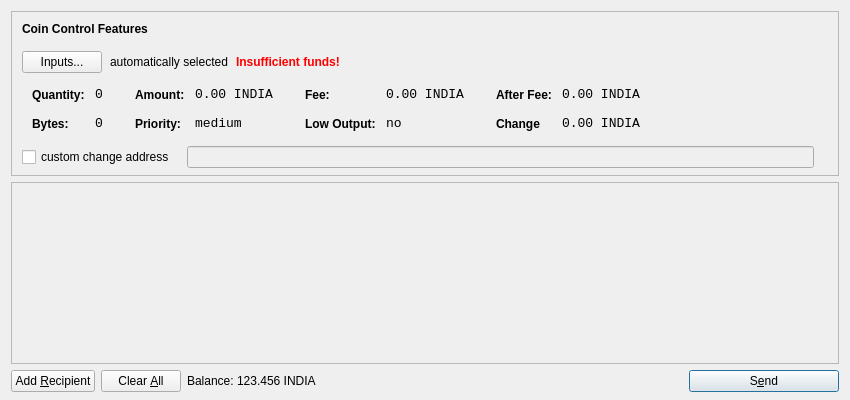
<?xml version="1.0" encoding="UTF-8"?>
<ui version="4.0">
 <class>SendCoinsDialog</class>
 <widget class="QDialog" name="SendCoinsDialog">
  <property name="geometry">
   <rect>
    <x>0</x>
    <y>0</y>
    <width>850</width>
    <height>400</height>
   </rect>
  </property>
  <property name="windowTitle">
   <string>Send Coins</string>
  </property>
  <layout class="QVBoxLayout" name="verticalLayout" stretch="0,1,0">
   <property name="bottomMargin">
    <number>8</number>
   </property>
   <item>
    <widget class="QFrame" name="frameCoinControl">
     <property name="sizePolicy">
      <sizepolicy hsizetype="Expanding" vsizetype="Expanding">
       <horstretch>0</horstretch>
       <verstretch>0</verstretch>
      </sizepolicy>
     </property>
     <property name="maximumSize">
      <size>
       <width>16777215</width>
       <height>16777215</height>
      </size>
     </property>
     <property name="frameShape">
      <enum>QFrame::StyledPanel</enum>
     </property>
     <property name="frameShadow">
      <enum>QFrame::Sunken</enum>
     </property>
     <layout class="QVBoxLayout" name="verticalLayoutCoinControl2">
      <property name="spacing">
       <number>-1</number>
      </property>
      <property name="leftMargin">
       <number>0</number>
      </property>
      <property name="topMargin">
       <number>0</number>
      </property>
      <property name="rightMargin">
       <number>0</number>
      </property>
      <property name="bottomMargin">
       <number>6</number>
      </property>
      <item>
       <layout class="QVBoxLayout" name="verticalLayoutCoinControl" stretch="0,0,0,0,1">
        <property name="spacing">
         <number>0</number>
        </property>
        <property name="leftMargin">
         <number>10</number>
        </property>
        <property name="topMargin">
         <number>10</number>
        </property>
        <item>
         <layout class="QHBoxLayout" name="horizontalLayoutCoinControl1">
          <property name="bottomMargin">
           <number>15</number>
          </property>
          <item>
           <widget class="QLabel" name="labelCoinControlFeatures">
            <property name="sizePolicy">
             <sizepolicy hsizetype="Preferred" vsizetype="Maximum">
              <horstretch>0</horstretch>
              <verstretch>0</verstretch>
             </sizepolicy>
            </property>
            <property name="font">
             <font>
              <weight>75</weight>
              <bold>true</bold>
             </font>
            </property>
            <property name="styleSheet">
             <string notr="true">font-weight:bold;</string>
            </property>
            <property name="text">
             <string>Coin Control Features</string>
            </property>
           </widget>
          </item>
         </layout>
        </item>
        <item>
         <layout class="QHBoxLayout" name="horizontalLayoutCoinControl2" stretch="0,0,0,0">
          <property name="spacing">
           <number>8</number>
          </property>
          <property name="bottomMargin">
           <number>10</number>
          </property>
          <item>
           <widget class="QPushButton" name="pushButtonCoinControl">
            <property name="styleSheet">
             <string notr="true"/>
            </property>
            <property name="text">
             <string>Inputs...</string>
            </property>
           </widget>
          </item>
          <item>
           <widget class="QLabel" name="labelCoinControlAutomaticallySelected">
            <property name="text">
             <string>automatically selected</string>
            </property>
            <property name="margin">
             <number>5</number>
            </property>
           </widget>
          </item>
          <item>
           <widget class="QLabel" name="labelCoinControlInsuffFunds">
            <property name="font">
             <font>
              <weight>75</weight>
              <bold>true</bold>
             </font>
            </property>
            <property name="styleSheet">
             <string notr="true">color:red;font-weight:bold;</string>
            </property>
            <property name="text">
             <string>Insufficient funds!</string>
            </property>
            <property name="margin">
             <number>5</number>
            </property>
           </widget>
          </item>
          <item>
           <spacer name="horizontalSpacerCoinControl">
            <property name="orientation">
             <enum>Qt::Horizontal</enum>
            </property>
            <property name="sizeHint" stdset="0">
             <size>
              <width>40</width>
              <height>1</height>
             </size>
            </property>
           </spacer>
          </item>
         </layout>
        </item>
        <item>
         <widget class="QWidget" name="widgetCoinControl" native="true">
          <property name="sizePolicy">
           <sizepolicy hsizetype="Preferred" vsizetype="Preferred">
            <horstretch>0</horstretch>
            <verstretch>0</verstretch>
           </sizepolicy>
          </property>
          <property name="minimumSize">
           <size>
            <width>0</width>
            <height>0</height>
           </size>
          </property>
          <property name="styleSheet">
           <string notr="true"/>
          </property>
          <layout class="QHBoxLayout" name="horizontalLayoutCoinControl5">
           <property name="margin">
            <number>0</number>
           </property>
           <item>
            <layout class="QHBoxLayout" name="horizontalLayoutCoinControl3" stretch="0,0,0,1">
             <property name="spacing">
              <number>20</number>
             </property>
             <property name="topMargin">
              <number>0</number>
             </property>
             <property name="bottomMargin">
              <number>10</number>
             </property>
             <item>
              <layout class="QFormLayout" name="formLayoutCoinControl1">
               <property name="horizontalSpacing">
                <number>10</number>
               </property>
               <property name="verticalSpacing">
                <number>14</number>
               </property>
               <property name="leftMargin">
                <number>10</number>
               </property>
               <property name="topMargin">
                <number>4</number>
               </property>
               <property name="rightMargin">
                <number>6</number>
               </property>
               <item row="0" column="0">
                <widget class="QLabel" name="labelCoinControlQuantityText">
                 <property name="styleSheet">
                  <string notr="true">font-weight:bold;</string>
                 </property>
                 <property name="text">
                  <string>Quantity:</string>
                 </property>
                 <property name="margin">
                  <number>0</number>
                 </property>
                </widget>
               </item>
               <item row="0" column="1">
                <widget class="QLabel" name="labelCoinControlQuantity">
                 <property name="font">
                  <font>
                   <family>Monospace</family>
                   <pointsize>10</pointsize>
                  </font>
                 </property>
                 <property name="cursor">
                  <cursorShape>IBeamCursor</cursorShape>
                 </property>
                 <property name="contextMenuPolicy">
                  <enum>Qt::ActionsContextMenu</enum>
                 </property>
                 <property name="text">
                  <string>0</string>
                 </property>
                 <property name="margin">
                  <number>0</number>
                 </property>
                 <property name="textInteractionFlags">
                  <set>Qt::LinksAccessibleByMouse|Qt::TextSelectableByKeyboard|Qt::TextSelectableByMouse</set>
                 </property>
                </widget>
               </item>
               <item row="1" column="0">
                <widget class="QLabel" name="labelCoinControlBytesText">
                 <property name="styleSheet">
                  <string notr="true">font-weight:bold;</string>
                 </property>
                 <property name="text">
                  <string>Bytes:</string>
                 </property>
                </widget>
               </item>
               <item row="1" column="1">
                <widget class="QLabel" name="labelCoinControlBytes">
                 <property name="font">
                  <font>
                   <family>Monospace</family>
                   <pointsize>10</pointsize>
                  </font>
                 </property>
                 <property name="cursor">
                  <cursorShape>IBeamCursor</cursorShape>
                 </property>
                 <property name="contextMenuPolicy">
                  <enum>Qt::ActionsContextMenu</enum>
                 </property>
                 <property name="text">
                  <string>0</string>
                 </property>
                 <property name="textInteractionFlags">
                  <set>Qt::LinksAccessibleByMouse|Qt::TextSelectableByKeyboard|Qt::TextSelectableByMouse</set>
                 </property>
                </widget>
               </item>
              </layout>
             </item>
             <item>
              <layout class="QFormLayout" name="formLayoutCoinControl2">
               <property name="horizontalSpacing">
                <number>10</number>
               </property>
               <property name="verticalSpacing">
                <number>14</number>
               </property>
               <property name="leftMargin">
                <number>6</number>
               </property>
               <property name="topMargin">
                <number>4</number>
               </property>
               <property name="rightMargin">
                <number>6</number>
               </property>
               <item row="0" column="0">
                <widget class="QLabel" name="labelCoinControlAmountText">
                 <property name="styleSheet">
                  <string notr="true">font-weight:bold;</string>
                 </property>
                 <property name="text">
                  <string>Amount:</string>
                 </property>
                 <property name="margin">
                  <number>0</number>
                 </property>
                </widget>
               </item>
               <item row="0" column="1">
                <widget class="QLabel" name="labelCoinControlAmount">
                 <property name="font">
                  <font>
                   <family>Monospace</family>
                   <pointsize>10</pointsize>
                  </font>
                 </property>
                 <property name="cursor">
                  <cursorShape>IBeamCursor</cursorShape>
                 </property>
                 <property name="contextMenuPolicy">
                  <enum>Qt::ActionsContextMenu</enum>
                 </property>
                 <property name="text">
                  <string>0.00 INDIA</string>
                 </property>
                 <property name="textInteractionFlags">
                  <set>Qt::LinksAccessibleByMouse|Qt::TextSelectableByKeyboard|Qt::TextSelectableByMouse</set>
                 </property>
                </widget>
               </item>
               <item row="1" column="0">
                <widget class="QLabel" name="labelCoinControlPriorityText">
                 <property name="styleSheet">
                  <string notr="true">font-weight:bold;</string>
                 </property>
                 <property name="text">
                  <string>Priority:</string>
                 </property>
                </widget>
               </item>
               <item row="1" column="1">
                <widget class="QLabel" name="labelCoinControlPriority">
                 <property name="font">
                  <font>
                   <family>Monospace</family>
                   <pointsize>10</pointsize>
                  </font>
                 </property>
                 <property name="cursor">
                  <cursorShape>IBeamCursor</cursorShape>
                 </property>
                 <property name="contextMenuPolicy">
                  <enum>Qt::ActionsContextMenu</enum>
                 </property>
                 <property name="text">
                  <string>medium</string>
                 </property>
                 <property name="textInteractionFlags">
                  <set>Qt::LinksAccessibleByMouse|Qt::TextSelectableByKeyboard|Qt::TextSelectableByMouse</set>
                 </property>
                </widget>
               </item>
              </layout>
             </item>
             <item>
              <layout class="QFormLayout" name="formLayoutCoinControl3">
               <property name="horizontalSpacing">
                <number>10</number>
               </property>
               <property name="verticalSpacing">
                <number>14</number>
               </property>
               <property name="leftMargin">
                <number>6</number>
               </property>
               <property name="topMargin">
                <number>4</number>
               </property>
               <property name="rightMargin">
                <number>6</number>
               </property>
               <item row="0" column="0">
                <widget class="QLabel" name="labelCoinControlFeeText">
                 <property name="styleSheet">
                  <string notr="true">font-weight:bold;</string>
                 </property>
                 <property name="text">
                  <string>Fee:</string>
                 </property>
                 <property name="margin">
                  <number>0</number>
                 </property>
                </widget>
               </item>
               <item row="0" column="1">
                <widget class="QLabel" name="labelCoinControlFee">
                 <property name="font">
                  <font>
                   <family>Monospace</family>
                   <pointsize>10</pointsize>
                  </font>
                 </property>
                 <property name="cursor">
                  <cursorShape>IBeamCursor</cursorShape>
                 </property>
                 <property name="contextMenuPolicy">
                  <enum>Qt::ActionsContextMenu</enum>
                 </property>
                 <property name="text">
                  <string>0.00 INDIA</string>
                 </property>
                 <property name="textInteractionFlags">
                  <set>Qt::LinksAccessibleByMouse|Qt::TextSelectableByKeyboard|Qt::TextSelectableByMouse</set>
                 </property>
                </widget>
               </item>
               <item row="1" column="0">
                <widget class="QLabel" name="labelCoinControlLowOutputText">
                 <property name="styleSheet">
                  <string notr="true">font-weight:bold;</string>
                 </property>
                 <property name="text">
                  <string>Low Output:</string>
                 </property>
                </widget>
               </item>
               <item row="1" column="1">
                <widget class="QLabel" name="labelCoinControlLowOutput">
                 <property name="font">
                  <font>
                   <family>Monospace</family>
                   <pointsize>10</pointsize>
                  </font>
                 </property>
                 <property name="cursor">
                  <cursorShape>IBeamCursor</cursorShape>
                 </property>
                 <property name="contextMenuPolicy">
                  <enum>Qt::ActionsContextMenu</enum>
                 </property>
                 <property name="text">
                  <string>no</string>
                 </property>
                 <property name="textInteractionFlags">
                  <set>Qt::LinksAccessibleByMouse|Qt::TextSelectableByKeyboard|Qt::TextSelectableByMouse</set>
                 </property>
                </widget>
               </item>
              </layout>
             </item>
             <item>
              <layout class="QFormLayout" name="formLayoutCoinControl4">
               <property name="horizontalSpacing">
                <number>10</number>
               </property>
               <property name="verticalSpacing">
                <number>14</number>
               </property>
               <property name="leftMargin">
                <number>6</number>
               </property>
               <property name="topMargin">
                <number>4</number>
               </property>
               <property name="rightMargin">
                <number>6</number>
               </property>
               <item row="0" column="0">
                <widget class="QLabel" name="labelCoinControlAfterFeeText">
                 <property name="styleSheet">
                  <string notr="true">font-weight:bold;</string>
                 </property>
                 <property name="text">
                  <string>After Fee:</string>
                 </property>
                 <property name="margin">
                  <number>0</number>
                 </property>
                </widget>
               </item>
               <item row="0" column="1">
                <widget class="QLabel" name="labelCoinControlAfterFee">
                 <property name="font">
                  <font>
                   <family>Monospace</family>
                   <pointsize>10</pointsize>
                  </font>
                 </property>
                 <property name="cursor">
                  <cursorShape>IBeamCursor</cursorShape>
                 </property>
                 <property name="contextMenuPolicy">
                  <enum>Qt::ActionsContextMenu</enum>
                 </property>
                 <property name="text">
                  <string>0.00 INDIA</string>
                 </property>
                 <property name="textInteractionFlags">
                  <set>Qt::LinksAccessibleByMouse|Qt::TextSelectableByKeyboard|Qt::TextSelectableByMouse</set>
                 </property>
                </widget>
               </item>
               <item row="1" column="0">
                <widget class="QLabel" name="labelCoinControlChangeText">
                 <property name="styleSheet">
                  <string notr="true">font-weight:bold;</string>
                 </property>
                 <property name="text">
                  <string>Change</string>
                 </property>
                </widget>
               </item>
               <item row="1" column="1">
                <widget class="QLabel" name="labelCoinControlChange">
                 <property name="font">
                  <font>
                   <family>Monospace</family>
                   <pointsize>10</pointsize>
                  </font>
                 </property>
                 <property name="cursor">
                  <cursorShape>IBeamCursor</cursorShape>
                 </property>
                 <property name="contextMenuPolicy">
                  <enum>Qt::ActionsContextMenu</enum>
                 </property>
                 <property name="text">
                  <string>0.00 INDIA</string>
                 </property>
                 <property name="textInteractionFlags">
                  <set>Qt::LinksAccessibleByMouse|Qt::TextSelectableByKeyboard|Qt::TextSelectableByMouse</set>
                 </property>
                </widget>
               </item>
              </layout>
             </item>
            </layout>
           </item>
          </layout>
         </widget>
        </item>
        <item>
         <layout class="QHBoxLayout" name="horizontalLayoutCoinControl4" stretch="0,0,0">
          <property name="spacing">
           <number>12</number>
          </property>
          <property name="sizeConstraint">
           <enum>QLayout::SetDefaultConstraint</enum>
          </property>
          <property name="topMargin">
           <number>5</number>
          </property>
          <property name="rightMargin">
           <number>5</number>
          </property>
          <item>
           <widget class="QCheckBox" name="checkBoxCoinControlChange">
            <property name="text">
             <string>custom change address</string>
            </property>
           </widget>
          </item>
          <item>
           <widget class="QLineEdit" name="lineEditCoinControlChange">
            <property name="enabled">
             <bool>false</bool>
            </property>
            <property name="sizePolicy">
             <sizepolicy hsizetype="Expanding" vsizetype="Fixed">
              <horstretch>0</horstretch>
              <verstretch>0</verstretch>
             </sizepolicy>
            </property>
           </widget>
          </item>
          <item>
           <widget class="QLabel" name="labelCoinControlChangeLabel">
            <property name="sizePolicy">
             <sizepolicy hsizetype="Preferred" vsizetype="Expanding">
              <horstretch>0</horstretch>
              <verstretch>0</verstretch>
             </sizepolicy>
            </property>
            <property name="minimumSize">
             <size>
              <width>0</width>
              <height>0</height>
             </size>
            </property>
            <property name="text">
             <string/>
            </property>
            <property name="margin">
             <number>3</number>
            </property>
           </widget>
          </item>
         </layout>
        </item>
        <item>
         <spacer name="verticalSpacerCoinControl">
          <property name="orientation">
           <enum>Qt::Vertical</enum>
          </property>
          <property name="sizeHint" stdset="0">
           <size>
            <width>800</width>
            <height>1</height>
           </size>
          </property>
         </spacer>
        </item>
       </layout>
      </item>
     </layout>
    </widget>
   </item>
   <item>
    <widget class="QScrollArea" name="scrollArea">
     <property name="widgetResizable">
      <bool>true</bool>
     </property>
     <widget class="QWidget" name="scrollAreaWidgetContents">
      <property name="geometry">
       <rect>
        <x>0</x>
        <y>0</y>
        <width>830</width>
        <height>165</height>
       </rect>
      </property>
      <layout class="QVBoxLayout" name="verticalLayout_2">
       <property name="margin">
        <number>0</number>
       </property>
       <item>
        <layout class="QVBoxLayout" name="entries">
         <property name="spacing">
          <number>6</number>
         </property>
        </layout>
       </item>
       <item>
        <spacer name="verticalSpacer">
         <property name="orientation">
          <enum>Qt::Vertical</enum>
         </property>
         <property name="sizeHint" stdset="0">
          <size>
           <width>20</width>
           <height>40</height>
          </size>
         </property>
        </spacer>
       </item>
      </layout>
     </widget>
    </widget>
   </item>
   <item>
    <layout class="QHBoxLayout" name="horizontalLayout">
     <item>
      <widget class="QPushButton" name="addButton">
       <property name="toolTip">
        <string>Send to multiple recipients at once</string>
       </property>
       <property name="text">
        <string>Add &amp;Recipient</string>
       </property>
       <property name="icon">
        <iconset resource="../bitcoin.qrc">
         <normaloff>:/icons/add</normaloff>:/icons/add</iconset>
       </property>
       <property name="autoDefault">
        <bool>false</bool>
       </property>
      </widget>
     </item>
     <item>
      <widget class="QPushButton" name="clearButton">
       <property name="sizePolicy">
        <sizepolicy hsizetype="Minimum" vsizetype="Fixed">
         <horstretch>0</horstretch>
         <verstretch>0</verstretch>
        </sizepolicy>
       </property>
       <property name="toolTip">
        <string>Remove all transaction fields</string>
       </property>
       <property name="text">
        <string>Clear &amp;All</string>
       </property>
       <property name="icon">
        <iconset resource="../bitcoin.qrc">
         <normaloff>:/icons/remove</normaloff>:/icons/remove</iconset>
       </property>
       <property name="autoRepeatDelay">
        <number>300</number>
       </property>
       <property name="autoDefault">
        <bool>false</bool>
       </property>
      </widget>
     </item>
     <item>
      <layout class="QHBoxLayout" name="horizontalLayout_2">
       <property name="spacing">
        <number>3</number>
       </property>
       <item>
        <widget class="QLabel" name="label">
         <property name="sizePolicy">
          <sizepolicy hsizetype="Preferred" vsizetype="Fixed">
           <horstretch>0</horstretch>
           <verstretch>0</verstretch>
          </sizepolicy>
         </property>
         <property name="text">
          <string>Balance:</string>
         </property>
        </widget>
       </item>
       <item>
        <widget class="QLabel" name="labelBalance">
         <property name="sizePolicy">
          <sizepolicy hsizetype="Preferred" vsizetype="Fixed">
           <horstretch>0</horstretch>
           <verstretch>0</verstretch>
          </sizepolicy>
         </property>
         <property name="cursor">
          <cursorShape>IBeamCursor</cursorShape>
         </property>
         <property name="text">
          <string>123.456 INDIA</string>
         </property>
         <property name="textInteractionFlags">
          <set>Qt::LinksAccessibleByMouse|Qt::TextSelectableByKeyboard|Qt::TextSelectableByMouse</set>
         </property>
        </widget>
       </item>
      </layout>
     </item>
     <item>
      <spacer name="horizontalSpacer">
       <property name="orientation">
        <enum>Qt::Horizontal</enum>
       </property>
       <property name="sizeHint" stdset="0">
        <size>
         <width>40</width>
         <height>20</height>
        </size>
       </property>
      </spacer>
     </item>
     <item>
      <widget class="QPushButton" name="sendButton">
       <property name="minimumSize">
        <size>
         <width>150</width>
         <height>0</height>
        </size>
       </property>
       <property name="toolTip">
        <string>Confirm the send action</string>
       </property>
       <property name="text">
        <string>S&amp;end</string>
       </property>
       <property name="icon">
        <iconset resource="../bitcoin.qrc">
         <normaloff>:/icons/send</normaloff>:/icons/send</iconset>
       </property>
       <property name="default">
        <bool>true</bool>
       </property>
      </widget>
     </item>
    </layout>
   </item>
  </layout>
 </widget>
 <resources>
  <include location="../bitcoin.qrc"/>
 </resources>
 <connections/>
</ui>
